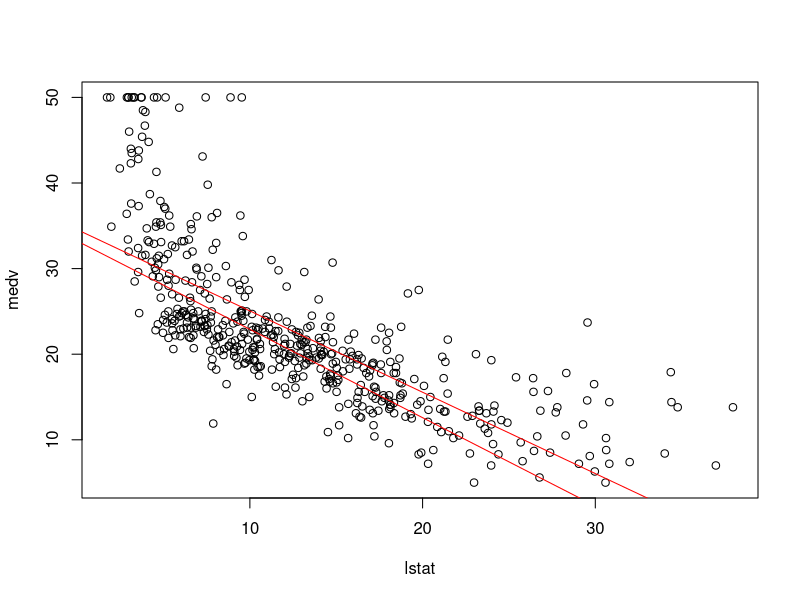
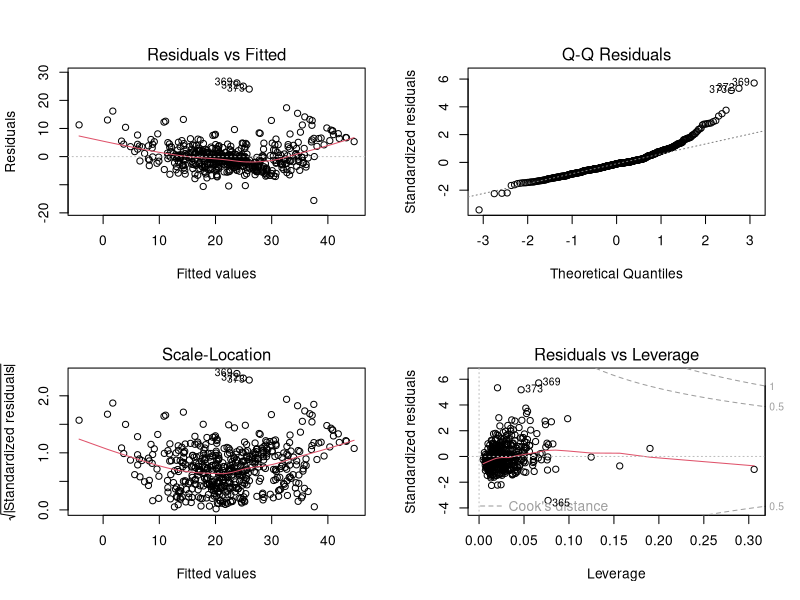
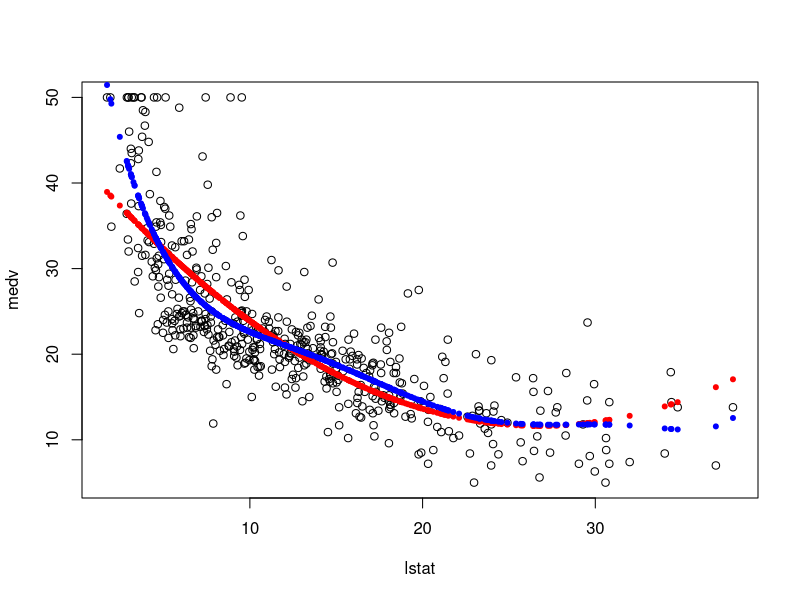
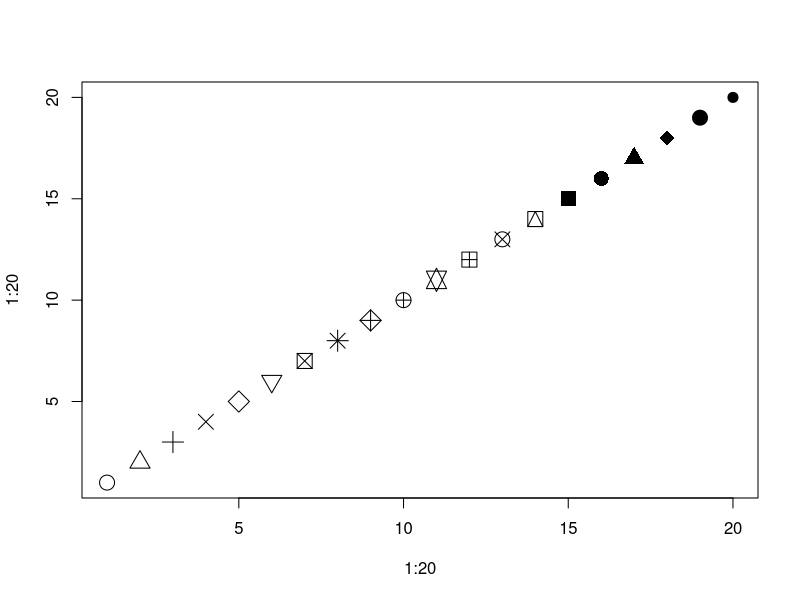

Recreate these plots in R, in order. (Note: this script raises an error after producing the figures.)
library(MASS)
#library(ISLR)
### Simple linear regression
names(Boston)
?Boston
plot(medv~lstat,Boston)

###############################
# Format for fitting linear Models : lm (Y ~ (as a model of) X,data_source)
#
# Example : fit1=lm(medv~lstat,data=Boston)
#           Run linear model for medv as a model of lstat from Boston Dataframe
###############################
fit1=lm(medv~lstat,data=Boston)
fit1
summary(fit1)
abline(fit1,col="red")
names(fit1)
confint(fit1)
predict(fit1,data.frame(lstat=c(5,10,15)),interval="confidence")

###############################
# Multiple linear regression
#   fit2=lm(medv~lstat+age,data=Boston)
#        Run linear model for medv as a model of lstat and age from Boston Dataframe 
#
###############################
fit2=lm(medv~lstat+age,data=Boston)
summary(fit2)
abline(fit2,col="red")

###############################
# lm(medv~.,Boston)
# Example : medv as a model of all columns
############################### 
fit3=lm(medv~.,Boston)
summary(fit3)
par(mfrow=c(2,2))
plot(fit3)
fit4=update(fit3,~.-age-indus)
summary(fit4)
### Nonlinear terms and Interactions
###############################
# lm(medv~lstat*age,Boston)
# lm(medv~lstat:age,Boston) 
# "*" (star) and ":" (colon) both indicate Interaction
# Example : medv as a model of lstat and age and their Interactions.
############################### 
fit5=lm(medv~lstat*age,Boston)
summary(fit5)
###############################
# lm(medv~lstat +I(lstat^2),Boston); summary(fit6)
# Example : medv as a model of lstat and square of lstats
############################### 
fit6=lm(medv~lstat +I(lstat^2),Boston); summary(fit6)
attach(Boston)
par(mfrow=c(1,1))
plot(medv~lstat)
points(lstat,fitted(fit6),col="red",pch=20)
fit7=lm(medv~poly(lstat,7))
points(lstat,fitted(fit7),col="blue",pch=20)
plot(1:20,1:20,pch=1:20,cex=2)
###Qualitative predictors
fix(Carseats)
names(Carseats)
summary(Carseats)
fit1=lm(Sales~.+Income:Advertising+Age:Price,Carseats)
summary(fit1)
contrasts(Carseats$ShelveLoc)
###Writing R functions
regplot=function(x,y){
  fit=lm(y~x)
  plot(x,y)
  abline(fit,col="red")
}
attach(Carseats)
regplot(Price,Sales)
regplot=function(x,y,...){
  fit=lm(y~x)
  plot(x,y,...)
  abline(fit,col="red")
}
regplot(Price,Sales,xlab="Price",ylab="Sales",col="blue",pch=20)




